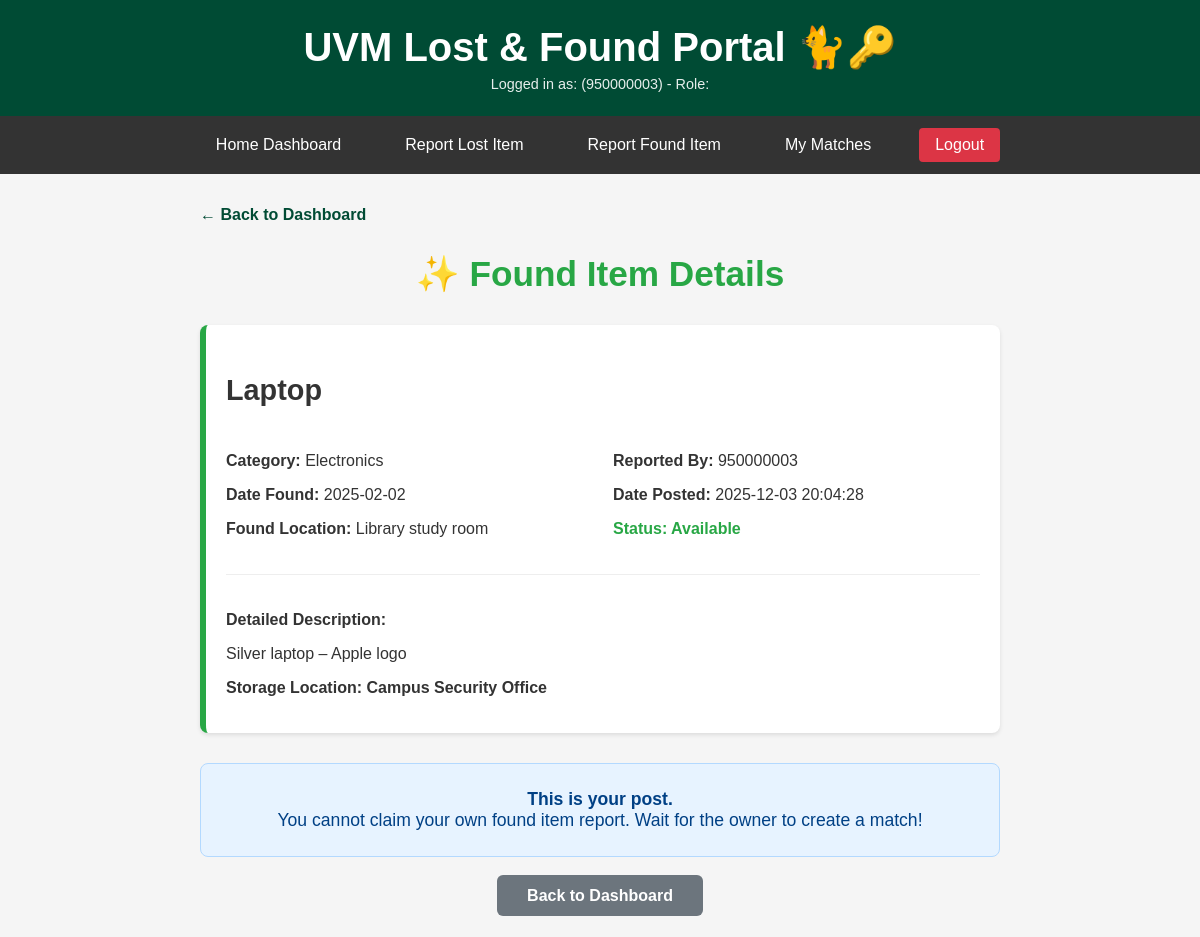
/found/found_001 (signed in), run on the app's committed database.
### tables this page shows
CREATE TABLE Users (
    user_id TEXT PRIMARY KEY,
    name TEXT NOT NULL,
    email TEXT UNIQUE NOT NULL,
    phone TEXT,
    password_hash TEXT NOT NULL,
    role TEXT DEFAULT 'student' CHECK(role IN ('student', 'staff', 'admin')),
    date_joined DATE DEFAULT (strftime('%Y-%m-%d %H:%M:%S', 'now'))
);

CREATE TABLE FoundPosts (
    found_id TEXT PRIMARY KEY,
    user_id TEXT NOT NULL,
    item_name TEXT NOT NULL,
    category TEXT CHECK(category IN (
        'Electronics', 'Clothing', 'Accessories', 
        'Documents', 'Keys', 'Books', 'Other'
    )),
    description TEXT,
    date_found DATE,
    found_location TEXT,
    storage_location TEXT,
    date_posted TIMESTAMP DEFAULT (strftime('%Y-%m-%d %H:%M:%S', 'now')),
    status TEXT DEFAULT 'available' CHECK(status IN ('available', 'matched', 'returned')),
    FOREIGN KEY (user_id) REFERENCES Users(user_id) ON DELETE CASCADE
);

### main.py (the view)
@app.get("/found/{found_id}", response_class=HTMLResponse)
async def found_detail(request: Request, found_id: str, user_id: Optional[str] = Cookie(None)):
    current_user = get_current_user(user_id)
    if not current_user:
        return RedirectResponse("/login", status_code=status.HTTP_303_SEE_OTHER)
    post = get_found_post(found_id)
    if not post:
        return templates.TemplateResponse(
            "error.html",
            {"request": request, "error": "Found item not found.", **current_user},
            status_code=status.HTTP_404_NOT_FOUND
        )
    lost_posts_open = get_lost_posts_by_user(current_user['user_id'], status='open')
    return templates.TemplateResponse(
        "found_detail.html",
        {
            "request": request,
            "post": post,
            "lost_posts_open": lost_posts_open,
            **current_user
        }
    )

### templates/found_detail.html (shortened to what this page needs)
{% extends "layout.html" %}
{% block content %}
    <div style="max-width: 800px; margin: 0 auto;">
        <div style="margin-bottom: 20px;">
            <a href="/" style="color: var(--uvm-green); text-decoration: none; font-weight: bold;">← Back to Dashboard</a>
        </div>
        <div style="text-align: center; margin-bottom: 30px;">
            <h2 style="color: #28a745; font-size: 2.2em;">✨ Found Item Details</h2>
        </div>
        <div class="post-card found-card" style="margin-bottom: 30px; border-left: 6px solid #28a745;">
            <h3 style="font-size: 1.8em;">{{ post.item_name }}</h3>
            <div style="display: grid; grid-template-columns: 1fr 1fr; gap: 20px; margin: 20px 0;">
                <div>
                    <p><strong>Category:</strong> {{ post.category }}</p>
                    <p><strong>Date Found:</strong> {{ post.date_found }}</p>
                    <p><strong>Found Location:</strong> {{ post.found_location }}</p>
                </div>
                <div>
                    <p><strong>Reported By:</strong> {{ post.user_id }}</p>
                    <p><strong>Date Posted:</strong> {{ post.date_posted }}</p>
                    <p class="status-{{ post.status }}"><strong>Status:</strong> {{ post.status | capitalize }}</p>
                </div>
            </div>
            <div style="border-top: 1px solid #eee; padding-top: 20px; margin-top: 20px;">
                <p><strong>Detailed Description:</strong></p>
                <p style="white-space: pre-wrap; margin-top: 5px;">{{ post.description }}</p>
                <p><strong>Storage Location:</strong> <span style="font-weight: bold;">{{ post.storage_location }}</span></p>
            </div>
        </div>
        {% if post.status == 'available' %}
            {% if post.user_id != user_id %}
                {% if lost_posts_open %}
                <div style="background-color: #e6f7e9; border: 1px solid #b7e6c4; padding: 25px; border-radius: 8px;">
                    <h4 style="margin-top: 0; color: #1e7e34;">Is this your item? Claim it!</h4>
                    <form action="/claim/{{ post.found_id }}" method="post" style="display: flex; gap: 10px; align-items: center;">
                        <label for="lost_id_to_claim" style="flex-shrink: 0; margin: 0;">Match with my lost report:</label>
                        <select id="lost_id_to_claim" name="lost_id" required style="flex-grow: 1; padding: 8px; border-radius: 4px; border: 1px solid #ccc;">
                            <option value="">-- Select Your Open Lost Report --</option>
                            {% for lost in lost_posts_open %}
                                <option value="{{ lost.lost_id }}">({{ lost.lost_id }}) {{ lost.item_name }} (Lost on {{ lost.date_lost }})</option>
                            {% endfor %}
                        </select>
                        <button type="submit" style="background-color: #1e7e34; color: white; padding: 10px 15px; border: none; border-radius: 5px; cursor: pointer; flex-shrink: 0;">
                            Claim Item
                        </button>
                    </form>
                    <p style="font-size: 0.9em; color: #1e7e34; margin: 10px 0 0 0;">
                        Only items you have reported as lost and are still 'open' can be used to claim this found item.
                    </p>
                </div>
                {% else %}
                <div style="background-color: #fff3cd; border: 1px solid #ffc107; padding: 25px; border-radius: 8px; text-align: center;">
                    <p style="color: #856404; margin: 0; font-size: 1.1em;">
                        If this is your item, you must first <a href="/add-lost" style="color: #856404; font-weight: bold;">report it as lost</a> to claim it.
                    </p>
                </div>
                {% endif %}
            {% elif post.user_id == user_id %}
                <div style="background-color: #e7f3ff; border: 1px solid #b3d9ff; padding: 25px; border-radius: 8px; text-align: center;">
                    <p style="color: #004085; margin: 0; font-size: 1.1em;">
                        <strong>This is your post.</strong><br>
                        You cannot claim your own found item report. Wait for the owner to create a match!
                    </p>
                </div>
            {% endif %}
        {% elif post.status == 'returned' %}
            <div class="message" style="text-align: center; padding: 25px; font-size: 1.1em; background-color: #d4edda; color: #155724;">
                <strong>✅ This item has been marked as returned to its owner.</strong>
            </div>
        {% endif %}
        <div style="text-align: center; margin-top: 30px;">
            <a href="/" style="background-color: #6c757d; color: white; padding: 12px 30px; text-decoration: none; border-radius: 6px; font-weight: bold;">Back to Dashboard</a>
        </div>
    </div>
{% endblock %}

### templates/layout.html (shortened to what this page needs)
<!DOCTYPE html>
<html lang="en">
<head>
</head>
<body>
    <header>
        <h1>UVM Lost & Found Portal 🐈🔑</h1>
        {% if user_id %}
            <p>Logged in as: {{ user_name }} ({{ user_id }}) - Role: {{ user_role | capitalize }}</p>
        {% else %}
            <p>You are viewing this as a guest. Please log in.</p>
        {% endif %}
    </header>
    {% if user_id %}
    <nav>
        <a href="/">Home Dashboard</a>
        <a href="/add-lost">Report Lost Item</a>
        <a href="/add-found">Report Found Item</a>
        <a href="/matches">My Matches</a>
        <a href="/logout" style="background-color: #dc3545;">Logout</a>
    </nav>
    {% endif %}
    <div class="container">
        {% block content %}{% endblock %}
    </div>
</body>
</html>

### templates/layout.html (style rules this page uses)
:root { --uvm-green: #004b34; --uvm-gold: #ffc72c; --light-bg: #f5f5f5; --white: #ffffff; --red-alert: #dc3545; --green-success: #28a745; }
body { font-family: 'Arial', sans-serif; margin: 0; padding: 0; background-color: var(--light-bg); color: #333; }
header { background-color: var(--uvm-green); color: var(--white); padding: 1.5em; text-align: center; }
header h1 { margin: 0; font-size: 2.5em; }
header p { margin: 5px 0 0 0; font-size: 0.9em; opacity: 0.9; }
nav { background-color: #333; padding: 0.75em 0; display: flex; justify-content: center; align-items: center; flex-wrap: wrap; }
nav a { color: var(--white); margin: 0 1em; text-decoration: none; padding: 0.5em 1em; border-radius: 4px; transition: background-color 0.2s; }
.container { width: 95%; max-width: 1400px; margin: 2em auto; }
.post-card { background-color: var(--white); padding: 20px; border-radius: 8px; box-shadow: 0 2px 4px rgba(0,0,0,0.1); transition: transform 0.2s; }
.status-available { color: var(--green-success); font-weight: bold; }

### data on the page
Users: user_id "950000003"
FoundPosts: item_name "Laptop", category "Electronics", date_found "2025-02-02", found_location "Library study room", user_id "950000003", date_posted "2025-12-03 20:04:28", status "Available", description "Silver laptop – Apple logo", storage_location "Campus Security Office"
